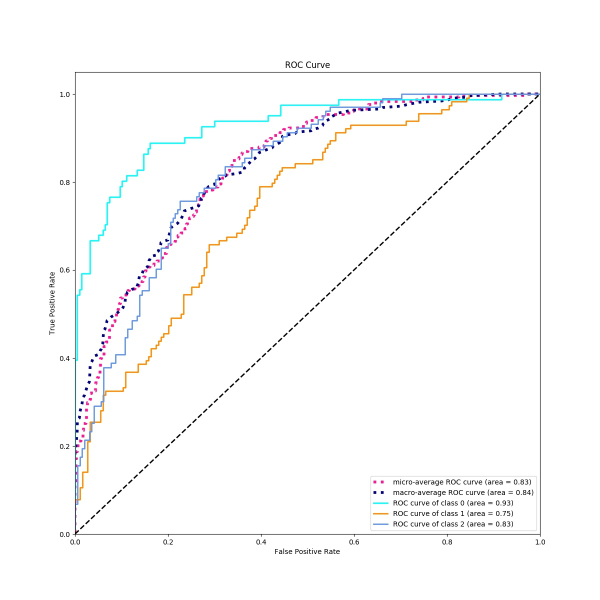
#> input picture experiments/train_08/images/0.jpg, 1200 x 1200 px (shown at 1/2 size)
$ python -i new_transforms.py   (imports and definitions only)
#> lines starting #> are read from the running program, lines starting #| are printed output that depends on the picture
import numpy as np
import math
import random
from PIL import Image, ImageOps, ImageEnhance
import collections
import types

"""
Taken directly from https://github.com/pytorch/vision/blob/master/torchvision/transforms.py
Latest update that is not currently deployed to pip.

All credits to the torchvision developers.
"""

accimage = None

# [67 lines left out: functions _is_pil_image, crop, resize, vflip, not called in this run]

class Compose(object):
    """Composes several transforms together.
    Args:
        transforms (list of ``Transform`` objects): list of transforms to compose.
    Example:
        >>> transforms.Compose([
        >>>     transforms.CenterCrop(10),
        >>>     transforms.ToTensor(),
        >>> ])
    """

    def __init__(self, transforms):
        self.transforms = transforms

    def __call__(self, img):
        for t in self.transforms:
            img = t(img)
        return img

class Resize(object):
    """Resize the input PIL Image to the given size.
    Args:
        size (sequence or int): Desired output size. If size is a sequence like
            (h, w), output size will be matched to this. If size is an int,
            smaller edge of the image will be matched to this number.
            i.e, if height > width, then image will be rescaled to
            (size * height / width, size)
        interpolation (int, optional): Desired interpolation. Default is
            ``PIL.Image.BILINEAR``
    """

    # [13 lines left out: functions __init__, __call__, not called in this run]

class RandomVerticalFlip(object):
    """Vertically flip the given PIL.Image randomly with a probability of 0.5."""

    # [153 lines left out: functions __call__, adjust_brightness, adjust_contrast, adjust_saturation, adjust_hue, adjust_gamma and 1 more, not called in this run]

class RandomResizedCrop(object):
    """Crop the given PIL.Image to random size and aspect ratio.
    A crop of random size of (0.08 to 1.0) of the original size and a random
    aspect ratio of 3/4 to 4/3 of the original aspect ratio is made. This crop
    is finally resized to given size.
    This is popularly used to train the Inception networks.
    Args:
        size: expected output size of each edge
        interpolation: Default: PIL.Image.BILINEAR
    """

    def __init__(self, size, interpolation=Image.BILINEAR):
        self.size = (size, size)
        self.interpolation = interpolation

    # [40 lines left out: functions get_params, __call__, not called in this run]

class Lambda(object):
    """Apply a user-defined lambda as a transform.
    Args:
        lambd (function): Lambda/function to be used for transform.
    """

    def __init__(self, lambd):
        assert isinstance(lambd, types.LambdaType)
        self.lambd = lambd

    def __call__(self, img):
        return self.lambd(img)

class ColorJitter(object):
    """Randomly change the brightness, contrast and saturation of an image.
    Args:
        brightness (float): How much to jitter brightness. brightness_factor
            is chosen uniformly from [max(0, 1 - brightness), 1 + brightness].
        contrast (float): How much to jitter contrast. contrast_factor
            is chosen uniformly from [max(0, 1 - contrast), 1 + contrast].
        saturation (float): How much to jitter saturation. saturation_factor
            is chosen uniformly from [max(0, 1 - saturation), 1 + saturation].
        hue(float): How much to jitter hue. hue_factor is chosen uniformly from
            [-hue, hue]. Should be >=0 and <= 0.5.
    """
    # [65 lines left out: functions __init__, get_params, __call__, adjust_rotation, not called in this run]

class ColorJitterRotate(object):
    """Randomly change the brightness, contrast and saturation of an image.
    Args:
        brightness (float): How much to jitter brightness. brightness_factor
            is chosen uniformly from [max(0, 1 - brightness), 1 + brightness].
        contrast (float): How much to jitter contrast. contrast_factor
            is chosen uniformly from [max(0, 1 - contrast), 1 + contrast].
        saturation (float): How much to jitter saturation. saturation_factor
            is chosen uniformly from [max(0, 1 - saturation), 1 + saturation].
        hue(float): How much to jitter hue. hue_factor is chosen uniformly from
            [-hue, hue]. Should be >=0 and <= 0.5.
        rotation: Rotate image randomly 0 to the defined parameter, fixed between (0, 90, 180, 270)
    """
    def __init__(self, brightness=0, contrast=0, saturation=0, hue=0, rotation=0):
        self.brightness = brightness
        self.contrast = contrast
        self.saturation = saturation
        self.hue = hue
        self.rotation = rotation

    @staticmethod
    def get_params(brightness, contrast, saturation, hue, rotation):
        """Get a randomized transform to be applied on image.
        Arguments are same as that of __init__.
        Returns:
            Transform which randomly adjusts brightness, contrast and
            saturation in a random order.
        """
        transforms = []
        if brightness > 0:
            brightness_factor = np.random.uniform(max(0, 1 - brightness), 1 + brightness)
            transforms.append(Lambda(lambda img: adjust_brightness(img, brightness_factor)))

        if contrast > 0:
            contrast_factor = np.random.uniform(max(0, 1 - contrast), 1 + contrast)
            transforms.append(Lambda(lambda img: adjust_contrast(img, contrast_factor)))

        if saturation > 0:
            saturation_factor = np.random.uniform(max(0, 1 - saturation), 1 + saturation)
            transforms.append(Lambda(lambda img: adjust_saturation(img, saturation_factor)))

        if hue > 0:
            hue_factor = np.random.uniform(-hue, hue)
            transforms.append(Lambda(lambda img: adjust_hue(img, hue_factor)))

        if rotation > 0:
            rotation_factor = np.random.uniform(0, rotation)
            rotation_factor =  min([0,90,180,270,360], key=lambda x:abs(x-rotation_factor))
            transforms.append(Lambda(lambda img: adjust_rotation(img, rotation_factor)))

        np.random.shuffle(transforms)
        transform = Compose(transforms)

        return transform

    def __call__(self, img):
        """
        Args:
            img (PIL.Image): Input image.
        Returns:
            PIL.Image: Color jittered image.
        """
        transform = self.get_params(self.brightness, self.contrast,
                                    self.saturation, self.hue, self.rotation)
        return transform(img)

class RandomRotate(object):
    """Randomly change the Rotation of an image (0/90/180/270).

    Args:
        rotation: Rotate image randomly to the defined parameter, fixed between (0, 90, 180, 270)

    """
    def __init__(self, rotation=0):
        self.rotation = rotation

    # [22 lines left out: functions get_params, __call__, not called in this run]

>>> import cv2
>>> picture = cv2.imread('../experiments/train_08/images/0.jpg', cv2.IMREAD_GRAYSCALE)
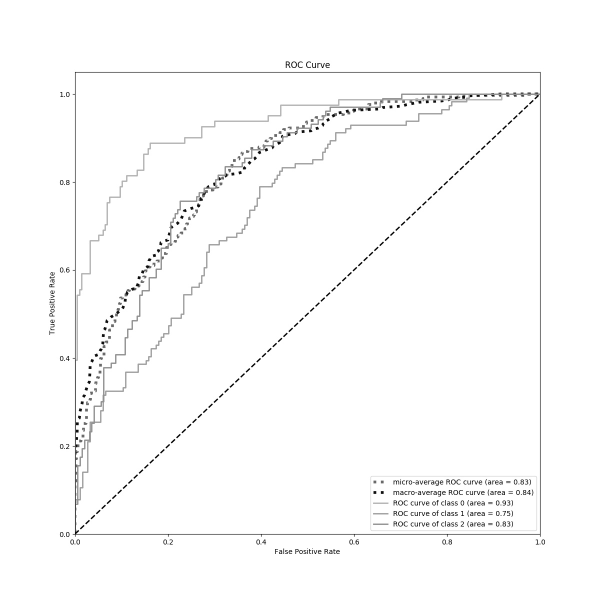
#> picture: shape (1200, 1200) (shown at 1/2 size); min 0, max 255, mean 251.2
>>> result = ColorJitterRotate()(picture)
